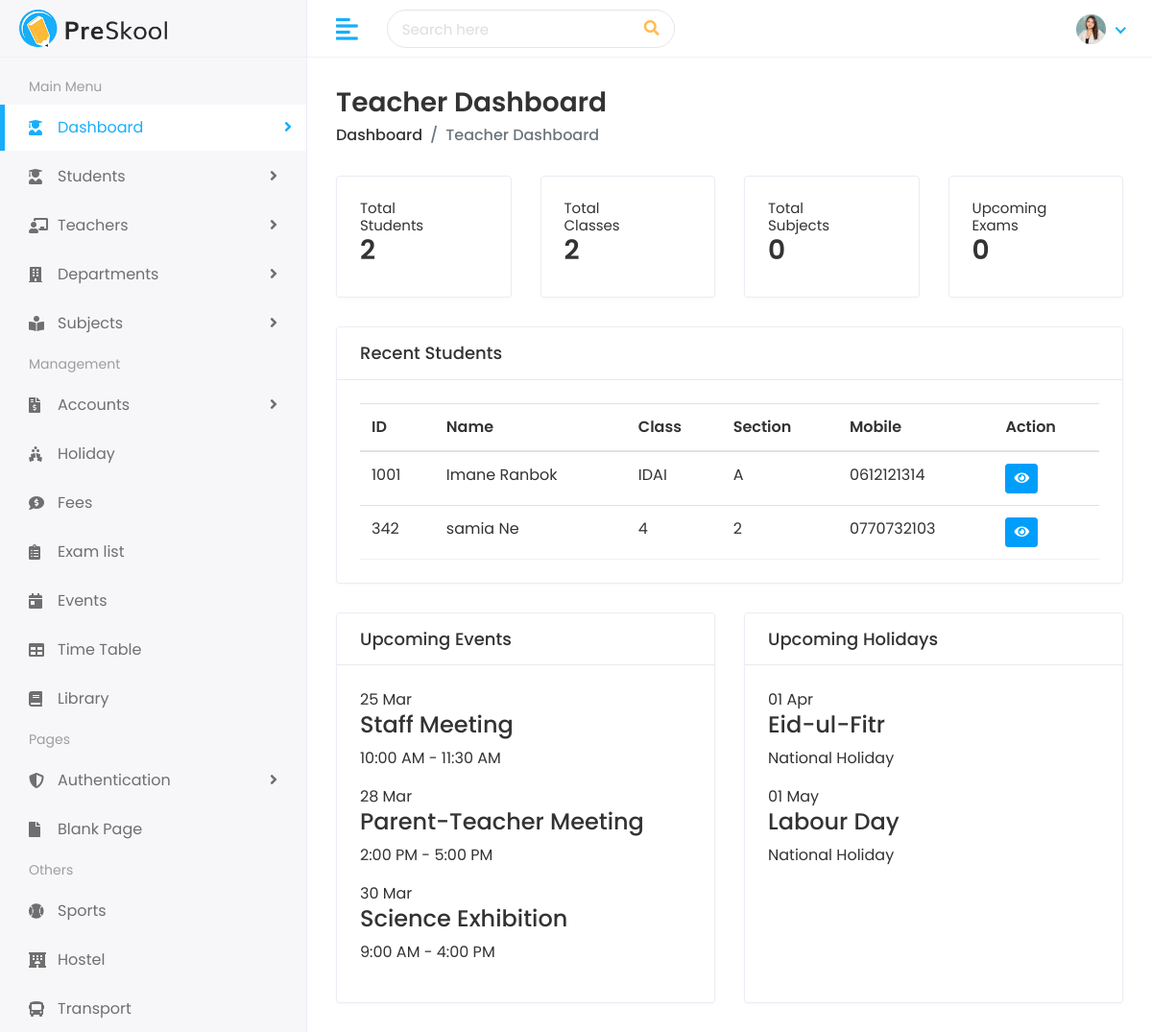
/student/teacher-dashboard/, run on the app's committed database.
### student/models.py (models this page shows)
class Student(models.Model):
 first_name = models.CharField(max_length=100)
 last_name = models.CharField(max_length=100)
 student_id = models.CharField(max_length=20)
 gender = models.CharField(max_length=10,
 choices=[('Male','Male'), ('Female','Female')])
 date_of_birth = models.DateField()
 student_class = models.CharField(max_length=50)
 joining_date = models.DateField()
 mobile_number = models.CharField(max_length=15)
 admission_number = models.CharField(max_length=20)
 section = models.CharField(max_length=10)
 student_image = models.CharField(max_length=500, blank=True, null=True)
 parent = models.OneToOneField(
 Parent, on_delete=models.CASCADE)

### student/views.py (the view)
# urls.py: path('teacher-dashboard/', views.teacher_dashboard, name='teacher_dashboard'),
def teacher_dashboard(request):
    students = Student.objects.all()
    total_students = students.count()
    total_classes = Student.objects.values('student_class').distinct().count()
    recent_students = students.order_by('-id')[:5]
    context = {
        'total_students': total_students,
        'total_classes': total_classes,
        'recent_students': recent_students,
        'teacher_name': request.user.get_full_name() if request.user.is_authenticated else 'Teacher',
    }
    return render(request, 'students/teacher-dashboard.html', context)

### templates/students/teacher-dashboard.html
{% extends 'base.html' %}
{% load static %}
{% block body %}
<div class="page-wrapper">
    <div class="content container-fluid">
        <div class="page-header">
            <div class="row align-items-center">
                <div class="col">
                    <h3 class="page-title">Teacher Dashboard</h3>
                    <ul class="breadcrumb">
                        <li class="breadcrumb-item"><a href="{% url 'student_dashboard' %}">Dashboard</a></li>
                        <li class="breadcrumb-item active">Teacher Dashboard</li>
                    </ul>
                </div>
            </div>
        </div>
        <div class="row">
            <div class="col-xl-3 col-sm-6 col-12 d-flex">
                <div class="card bg-comman w-100">
                    <div class="card-body">
                        <div class="db-widgets d-flex justify-content-between align-items-center">
                            <div class="db-info">
                                <h6>Total Students</h6>
                                <h3>{{ total_students|default:"0" }}</h3>
                            </div>
                            <div class="db-icon">
                                <i class="fas fa-user-graduate"></i>
                            </div>
                        </div>
                    </div>
                </div>
            </div>
            <div class="col-xl-3 col-sm-6 col-12 d-flex">
                <div class="card bg-comman w-100">
                    <div class="card-body">
                        <div class="db-widgets d-flex justify-content-between align-items-center">
                            <div class="db-info">
                                <h6>Total Classes</h6>
                                <h3>{{ total_classes|default:"0" }}</h3>
                            </div>
                            <div class="db-icon">
                                <i class="fas fa-chalkboard"></i>
                            </div>
                        </div>
                    </div>
                </div>
            </div>
            <div class="col-xl-3 col-sm-6 col-12 d-flex">
                <div class="card bg-comman w-100">
                    <div class="card-body">
                        <div class="db-widgets d-flex justify-content-between align-items-center">
                            <div class="db-info">
                                <h6>Total Subjects</h6>
                                <h3>{{ total_subjects|default:"0" }}</h3>
                            </div>
                            <div class="db-icon">
                                <i class="fas fa-book"></i>
                            </div>
                        </div>
                    </div>
                </div>
            </div>
            <div class="col-xl-3 col-sm-6 col-12 d-flex">
                <div class="card bg-comman w-100">
                    <div class="card-body">
                        <div class="db-widgets d-flex justify-content-between align-items-center">
                            <div class="db-info">
                                <h6>Upcoming Exams</h6>
                                <h3>{{ upcoming_exams|default:"0" }}</h3>
                            </div>
                            <div class="db-icon">
                                <i class="fas fa-clipboard-list"></i>
                            </div>
                        </div>
                    </div>
                </div>
            </div>
        </div>
        <div class="row">
            <div class="col-md-12">
                <div class="card">
                    <div class="card-header">
                        <h5 class="card-title">Recent Students</h5>
                    </div>
                    <div class="card-body">
                        <div class="table-responsive">
                            <table class="table table-hover">
                                <thead>
                                    <tr>
                                        <th>ID</th>
                                        <th>Name</th>
                                        <th>Class</th>
                                        <th>Section</th>
                                        <th>Mobile</th>
                                        <th>Action</th>
                                    </tr>
                                </thead>
                                <tbody>
                                    {% for student in recent_students %}
                                    <tr>
                                        <td>{{ student.student_id }}</td>
                                        <td>{{ student.first_name }} {{ student.last_name }}</td>
                                        <td>{{ student.student_class }}</td>
                                        <td>{{ student.section }}</td>
                                        <td>{{ student.mobile_number }}</td>
                                        <td>
                                            <a href="{% url 'view_student' student.student_id %}"
                                                class="btn btn-sm btn-info">
                                                <i class="fas fa-eye"></i>
                                            </a>
                                        </td>
                                    </tr>
                                    {% empty %}
                                    <tr>
                                        <td colspan="6" class="text-center">No students found</td>
                                    </tr>
                                    {% endfor %}
                                </tbody>
                            </table>
                        </div>
                    </div>
                </div>
            </div>
        </div>
        <div class="row">
            <div class="col-md-6 d-flex">
                <div class="card card-table flex-fill">
                    <div class="card-header">
                        <h4 class="card-title">Upcoming Events</h4>
                    </div>
                    <div class="card-body">
                        <div class="event-list">
                            <div class="event-item">
                                <div class="event-date">
                                    <span class="date">25</span>
                                    <span class="month">Mar</span>
                                </div>
                                <div class="event-info">
                                    <h4>Staff Meeting</h4>
                                    <p>10:00 AM - 11:30 AM</p>
                                </div>
                            </div>
                            <div class="event-item">
                                <div class="event-date">
                                    <span class="date">28</span>
                                    <span class="month">Mar</span>
                                </div>
                                <div class="event-info">
                                    <h4>Parent-Teacher Meeting</h4>
                                    <p>2:00 PM - 5:00 PM</p>
                                </div>
                            </div>
                            <div class="event-item">
                                <div class="event-date">
                                    <span class="date">30</span>
                                    <span class="month">Mar</span>
                                </div>
                                <div class="event-info">
                                    <h4>Science Exhibition</h4>
                                    <p>9:00 AM - 4:00 PM</p>
                                </div>
                            </div>
                        </div>
                    </div>
                </div>
            </div>
            <div class="col-md-6 d-flex">
                <div class="card card-table flex-fill">
                    <div class="card-header">
                        <h4 class="card-title">Upcoming Holidays</h4>
                    </div>
                    <div class="card-body">
                        <div class="holiday-list">
                            <div class="holiday-item">
                                <div class="holiday-date">
                                    <span class="date">01</span>
                                    <span class="month">Apr</span>
                                </div>
                                <div class="holiday-info">
                                    <h4>Eid-ul-Fitr</h4>
                                    <p>National Holiday</p>
                                </div>
                            </div>
                            <div class="holiday-item">
                                <div class="holiday-date">
                                    <span class="date">01</span>
                                    <span class="month">May</span>
                                </div>
                                <div class="holiday-info">
                                    <h4>Labour Day</h4>
                                    <p>National Holiday</p>
                                </div>
                            </div>
                        </div>
                    </div>
                </div>
            </div>
        </div>
    </div>
</div>
{% endblock %}

### static/assets/css/style.css (style rules this page uses)
html { height: 100%; }
body { background-color: #fff; color: #333; font-family: 'Poppins', sans-serif; font-size: 1rem; height: 100%; line-height: 1.5; overflow-x: hidden; }
h1, h2, h3, h4, h5, h6 { font-family: 'Poppins', sans-serif; margin-top: 0; }
ul, ol { padding: 0px; list-style: none; }
.table { color: #333; max-width: 100%; margin-bottom: 0; width: 100%; }
.table thead tr th { font-weight: 600; }
.table tbody tr { border-bottom: 1px solid rgba(0, 0, 0, 0.05); }
.btn-info { background-color: #009efb; border: 1px solid #009efb }
.card { border: 1px solid #ececf5; box-shadow: 0 1px 3px 0 rgba(0, 0, 0, 0.03); margin-bottom: 1.875rem; }
.card-body { padding: 1.5rem; }
.card-header { border-bottom: 1px solid #e6e6e6; padding: 1rem 1.5rem; }
.card .card-header { background-color: #fff; border-bottom: 1px solid #eaeaea; }
.card .card-header .card-title { margin-bottom: 0; font-size: 18px; }
.page-wrapper { margin-left: 320px; padding-top: 60px; position: relative; transition: all 0.4s ease; }
.page-wrapper > .content { padding: 1.875rem 1.875rem 0; }
.page-header { margin-bottom: 1.875rem; }
.page-header .breadcrumb { background-color: transparent; color: #6c757d; font-size: 1rem; font-weight: 500; margin-bottom: 0; padding: 0; }
.page-header .breadcrumb a { color: #333; }
.page-title { font-size: 28px; font-weight: 600; color: #333; margin-bottom: 5px; }
.db-icon { font-size: 25px; width: 60px; height: 60px; padding: 13px 21px; border-radius: 10px; color: #fff; margin-right: 20px; }
.db-info h3 { font-size: 28px; font-weight: 600; color: #333333; }
.db-info h6 { margin: 0px; font-weight: 400; font-size: 15px; color: #333333; }

### data on the page
Student: student_id "1001", first_name "Imane", last_name "Ranbok", student_class "IDAI", section "A", mobile_number "0612121314"
Student: student_id "342", first_name "samia", last_name "Ne", student_class "4", section "2", mobile_number "0770732103"

### other printed values
{{ total_students|default:"0" }} "2"
{{ total_classes|default:"0" }} "2"
{{ total_subjects|default:"0" }} "0"
{{ upcoming_exams|default:"0" }} "0"
